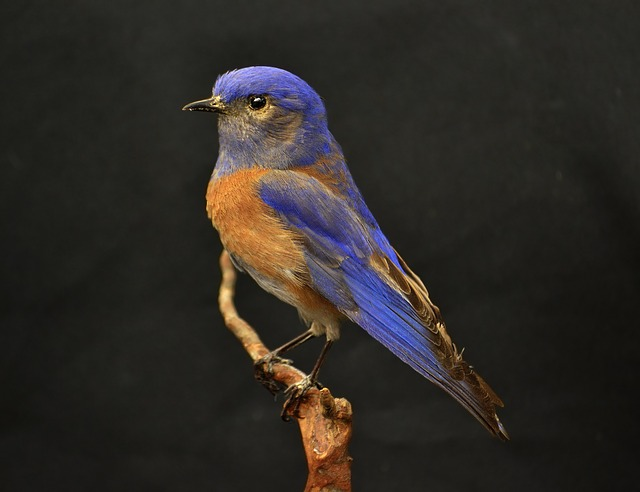
#> input picture assignment1/images/bird.jpg, 640 x 492 px
$ python exercise2.py
#> lines starting #> are read from the running program, lines starting #| are printed output that depends on the picture; after the words box and inside, x2 and y2 are one past the last pixel; in counts of white or black regions, pixels touching at a corner belong together
import numpy as np
import cv2
from matplotlib import pyplot as plt
import warnings

# a
bird = cv2.imread('images/bird.jpg')
#> bird is the input picture: shape (492, 640, 3); mean B, G, R 37.6, 42.1, 46.1
bird = cv2.cvtColor(bird, cv2.COLOR_BGR2RGB)
bird_gray = cv2.cvtColor(bird, cv2.COLOR_RGB2GRAY)

threshold = 74
# 1
bird_gray[bird_gray < threshold] = 0
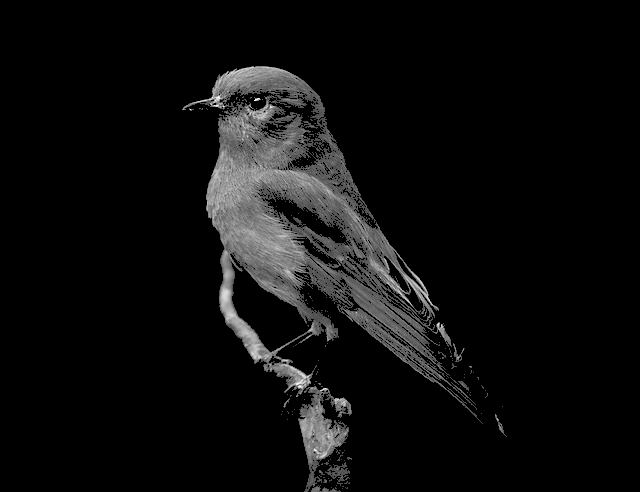
#> bird_gray: shape (492, 640); min 0, max 254, mean 13.4
bird_gray[bird_gray >= threshold] = 1
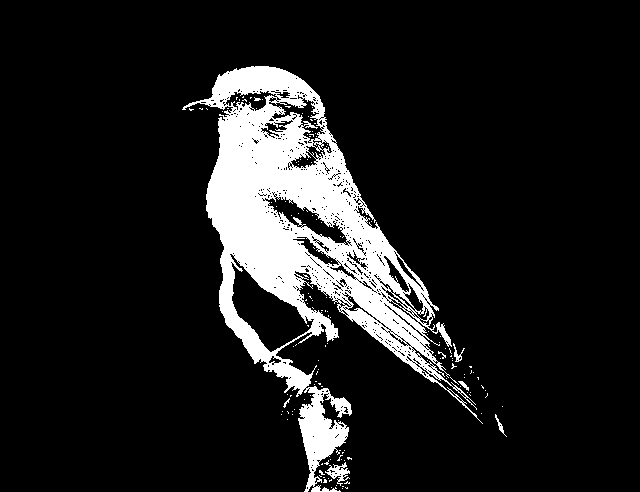
#> bird_gray: shape (492, 640); values 0 (black) and 1 (white), 11.7% white; 144 white regions (137 under 20 px), largest, box (x1, y1, x2, y2) and area: (182, 66, 483, 492) 35955, (325, 462, 350, 486) 237, (453, 343, 465, 362) 71
# 2
bird_gray2 = np.copy(bird_gray)
np.where([bird_gray2 < threshold], 0, 1)

plt.subplot(1, 2, 1)
plt.imshow(bird, cmap='gray')
plt.subplot(1, 2, 2)
plt.imshow(bird_gray2, cmap='gray')
plt.show()
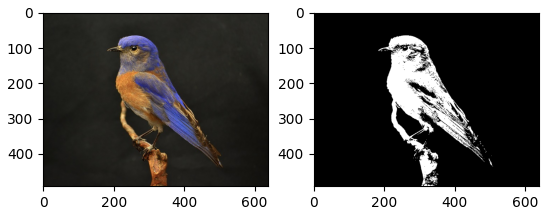
#> figure drawn by matplotlib, 2 panels

# b
def my_hist_uin8(i_gray, bins):
    h = np.zeros(bins)
    i_gray2 = np.copy(i_gray)
    i_arr = i_gray2.reshape(-1)
    i_arr //= int(np.ceil(256/bins))
    np.add.at(h, i_arr, 1)
    return h/sum(h)


bird = cv2.imread('images/bird.jpg')
bird = cv2.cvtColor(bird, cv2.COLOR_BGR2RGB)
bird_gray = cv2.cvtColor(bird, cv2.COLOR_RGB2GRAY)

bins1 = 20
bins2 = 100

plt.subplot(1, 3, 1)
plt.imshow(bird_gray, cmap='gray')
plt.subplot(1, 3, 2)
h1 = my_hist_uin8(bird_gray, bins1)
#> h1 = 20 values, max 0.52 at index 2, min 2.54e-05 at index 19, mean 0.05
plt.bar(np.arange(0, bins1, 1, np.uint8), h1)
plt.subplot(1, 3, 3)
h2 = my_hist_uin8(bird_gray, bins2)
#> h2 = 100 values, max 0.162 at index 10, min 0 at index 85, mean 0.01
plt.bar(np.arange(0, bins2, 1, np.uint8), h2)
plt.show()
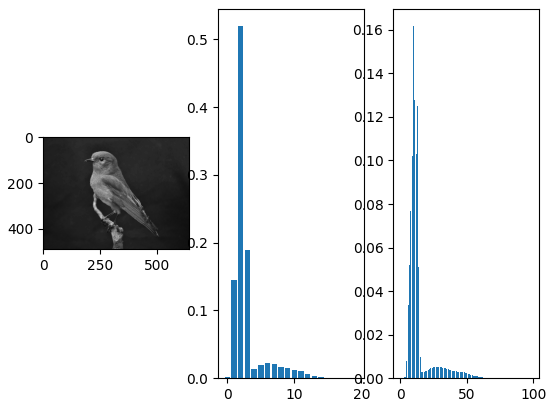
#> figure drawn by matplotlib, 3 panels; panel 2: tallest bar 0.52 high, from x = 1.6 to 2.4; panel 3: tallest bar 0.162 high, from x = 9.6 to 10.4
# Question: The histograms are usually normalized by dividing the result by the
# sum of all cells. Why is that?
# So that images of different sizes are easily comparable. Also to see % of bins (more useful info)

# c
def my_hist(i_gray, bins):
    h = np.zeros(bins)
    i_gray2 = np.copy(i_gray)
    i_arr = i_gray2.reshape(-1)
    min = np.amin(i_arr)
    max = np.amax(i_arr)
    full_rng = max - min + 1
    bin_rng = int(np.ceil(full_rng/bins))
    min_ix = min // bin_rng
    i_arr //= int(np.ceil(full_rng/bins))
    i_arr -= min_ix
    np.add.at(h, i_arr, 1)
    # print(len(h))
    # print(len(i_arr))
    return h/sum(h)


bird_gray[bird_gray < 50] = 50
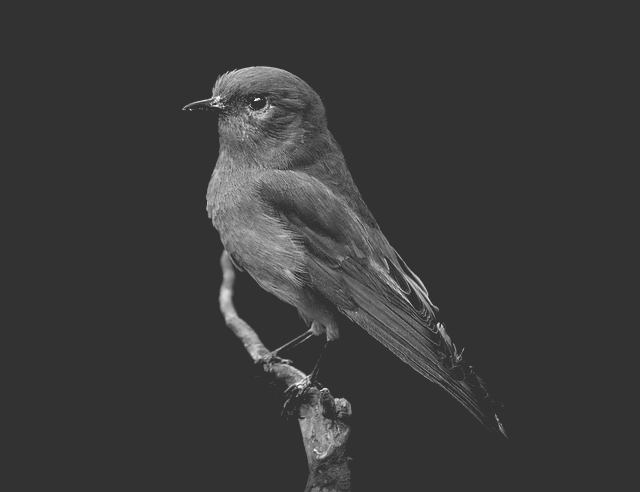
#> bird_gray: shape (492, 640); min 50, max 254, mean 57.9
bird_gray[bird_gray > 100] = 200
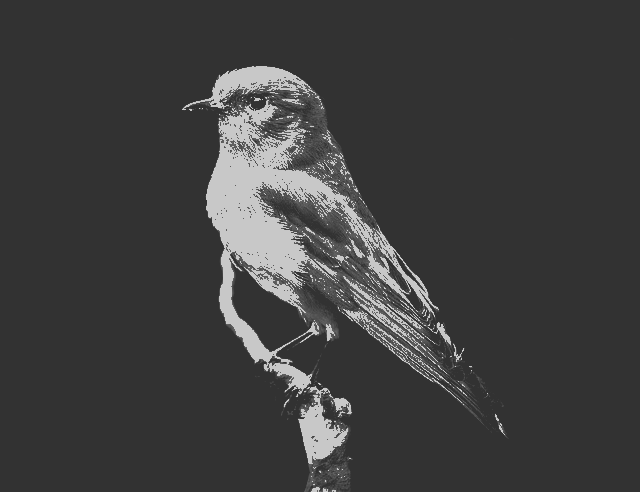
#> bird_gray: shape (492, 640); 7.12% of pixels changed, all inside (x1, y1, x2, y2) = (182, 66, 505, 492)

plt.subplot(1, 3, 1)
plt.imshow(bird_gray, cmap='gray')
plt.subplot(1, 3, 2)
h1 = my_hist(bird_gray, bins1)
#> in my_hist, `min = np.amin(i_arr)`: min = 50
#> in my_hist, `max = np.amax(i_arr)`: max = 200
#> in my_hist, `full_rng = max - min + 1`: full_rng = 151
#> in my_hist, `bin_rng = int(np.ceil(full_rng/bins))`: bin_rng = 8
#> in my_hist, `min_ix = min // bin_rng`: min_ix = 6
#> h1 = 20 values, max 0.86 at index 0, min 0 at index 7, mean 0.05
plt.bar(np.arange(0, bins1, 1, np.uint8), h1)
plt.subplot(1, 3, 3)
h2 = my_hist(bird_gray, bins2)
#> h2 = 100 values, max 0.856 at index 0, min 0 at index 26, mean 0.01
plt.bar(np.arange(0, bins2, 1, np.uint8), h2)
plt.show()
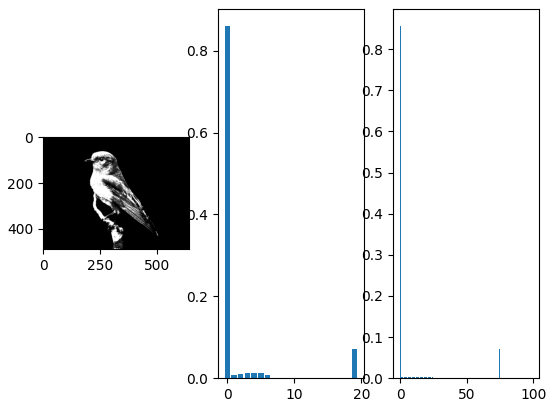
#> figure drawn by matplotlib, 3 panels; panel 2: tallest bar 0.86 high, from x = -0.4 to 0.4; panel 3: tallest bar 0.856 high, from x = -0.4 to 0.4


# d
me = cv2.imread('images/my_photo-2.jpg')
#> (the run stopped early here; a loop or call above may not have finished)

$ run again, with assignment1/images/umbrellas.jpg copied over assignment1/images/bird.jpg
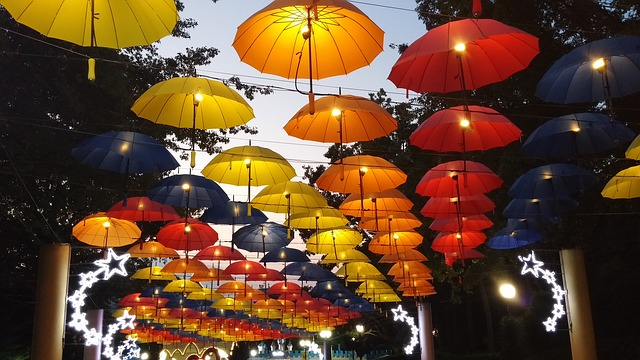
#> input picture assignment1/images/umbrellas.jpg, 640 x 360 px
#> bird is the input picture: shape (360, 640, 3); mean B, G, R 47.4, 72.9, 105.2
#> `h1 = my_hist_uin8(bird_gray, bins1)`: h1 = 20 values, max 0.266 at index 1, min 0.016 at index 15, mean 0.05
#> `h2 = my_hist_uin8(bird_gray, bins2)`: h2 = 100 values, max 0.0702 at index 6, min 0 at index 86, mean 0.01
#> `bird_gray[bird_gray > 100] = 200`:
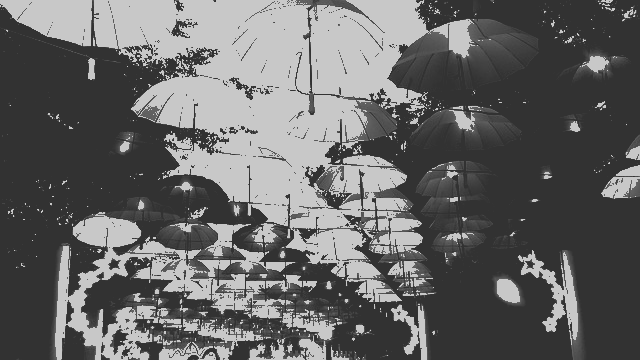
#> bird_gray: shape (360, 640); min 50, max 200, mean 103.1
#> min = 50
#> max = 200
#> full_rng = 151
#> bin_rng = 8
#> min_ix = 6
#> `h1 = my_hist(bird_gray, bins1)`: h1 = 20 values, max 0.512 at index 0, min 0 at index 7, mean 0.05
#> `h2 = my_hist(bird_gray, bins2)`: h2 = 100 values, max 0.491 at index 0, min 0 at index 26, mean 0.01
#> `plt.show()`:
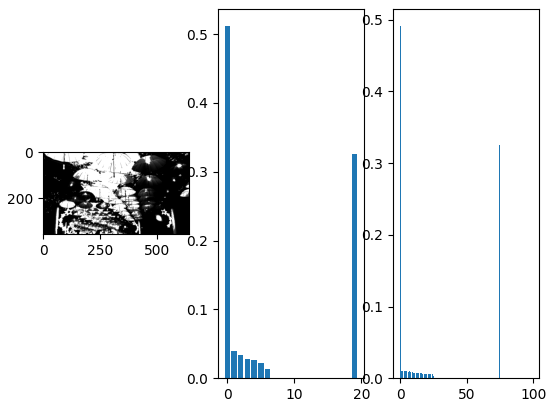
#> figure drawn by matplotlib, 3 panels; panel 2: tallest bar 0.512 high, from x = -0.4 to 0.4; panel 3: tallest bar 0.491 high, from x = -0.4 to 0.4
